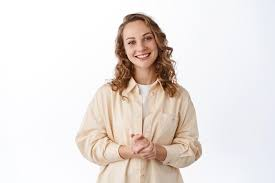
#> input picture CW_lesson14/images/img.jpg, 275 x 183 px; its folder holds only this picture in this run
$ python filter_people.py
#> lines starting #> are read from the running program, lines starting #| are printed output that depends on the picture; after the words box and inside, x2 and y2 are one past the last pixel; in counts of white or black regions, pixels touching at a corner belong together
import cv2
import numpy as np
import os
import shutil

PROJECT_DIR = os.path.dirname(__file__)

MODELS_DIR = os.path.join(PROJECT_DIR, "models")
IMAGES_DIR = os.path.join(PROJECT_DIR, "images")

OUT_DIR = os.path.join(PROJECT_DIR, "out")
PEOPLE_DIR = os.path.join(OUT_DIR, "people")
NO_PEOPLE_DIR = os.path.join(OUT_DIR, "no_people")

os.makedirs(PEOPLE_DIR, exist_ok = True)
os.makedirs(NO_PEOPLE_DIR, exist_ok = True)
os.makedirs(OUT_DIR, exist_ok = True)

cascade_path = os.path.join(MODELS_DIR, "haarcascade_frontalface_default.xml")
face_cascade = cv2.CascadeClassifier(cascade_path)

if face_cascade.empty():
    print("No face detected")
    exit()

def detect_people(img_bgr):
    gray = cv2.cvtColor(img_bgr, cv2.COLOR_BGR2GRAY)
    faces = face_cascade.detectMultiScale(gray, 1.1, 5, minSize = (30, 30))
    return faces

allowed_ext = [".jpg", ".JPG", ".jpeg", ".JPEG", ".png", ".PNG", ".bmp", ".BMP"]
files = os.listdir(IMAGES_DIR)

count_people = 0
count_no_people = 0

for filename in files:
    for extension in allowed_ext:
        if not filename.lower().endswith(extension):
            continue

    in_path = os.path.join(IMAGES_DIR, filename)

    img = cv2.imread(in_path)
#> img is the input picture: shape (183, 275, 3); mean B, G, R 222.2, 226, 233.5

    if img is None:
        print("Image Not Found", filename)
        continue

    faces = detect_people(img)
#> in detect_people, `gray = cv2.cvtColor(img_bgr, cv2.COLOR_BGR2GRAY)`:
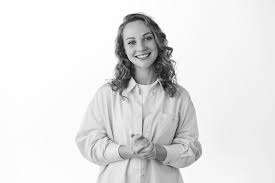
#> gray: shape (183, 275); min 9, max 255, mean 227.7
#> in detect_people, `faces = face_cascade.detectMultiScale(gray, 1.1, 5, minSize = (30, 30))`: faces = [[117, 22, 47, 47]]
#> faces = [[117, 22, 47, 47]]

    if len(faces) > 0:
        out_path = os.path.join(PEOPLE_DIR, filename)
        shutil.copyfile(in_path, out_path)
        count_people += 1

        boxed = img.copy()
        for (x, y, w, h) in faces:
            cv2.rectangle(boxed, (x, y), (x + w, y + h), (0, 255, 0), 2)
            boxed_path = os.path.join(OUT_DIR, "boxed_" + filename)
#> this loop made 1 pass
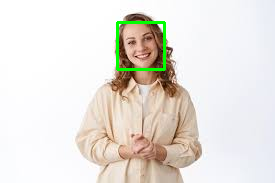
#> boxed: shape (183, 275, 3); 1.11% of pixels changed, all inside (x1, y1, x2, y2) = (116, 21, 166, 71)

    else:
        out_path = os.path.join(NO_PEOPLE_DIR, filename)
        shutil.copyfile(in_path, out_path)
        count_no_people += 1

print("З людьми", count_people)
print("Без людей", count_no_people)

$ run again, on CW_lesson14/images/img1.jpg
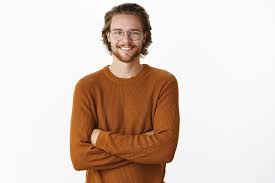
#> input picture CW_lesson14/images/img1.jpg, 275 x 183 px
#> img is the input picture: shape (183, 275, 3); mean B, G, R 192, 202, 218.9
#> in detect_people, `gray = cv2.cvtColor(img_bgr, cv2.COLOR_BGR2GRAY)`:
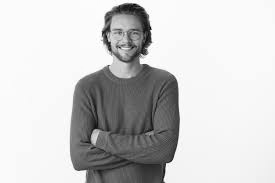
#> gray: shape (183, 275); min 2, max 255, mean 205.9
#> in detect_people, `faces = face_cascade.detectMultiScale(gray, 1.1, 5, minSize = (30, 30))`: faces = [[103, 14, 48, 48]]
#> the loop `for (x, y, w, h) in faces:` made 1 pass
#> after the loop `for (x, y, w, h) in faces:`:
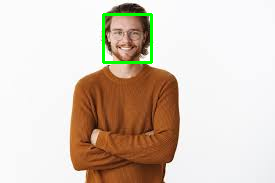
#> boxed: shape (183, 275, 3); 1.14% of pixels changed, all inside (x1, y1, x2, y2) = (102, 13, 153, 64)
